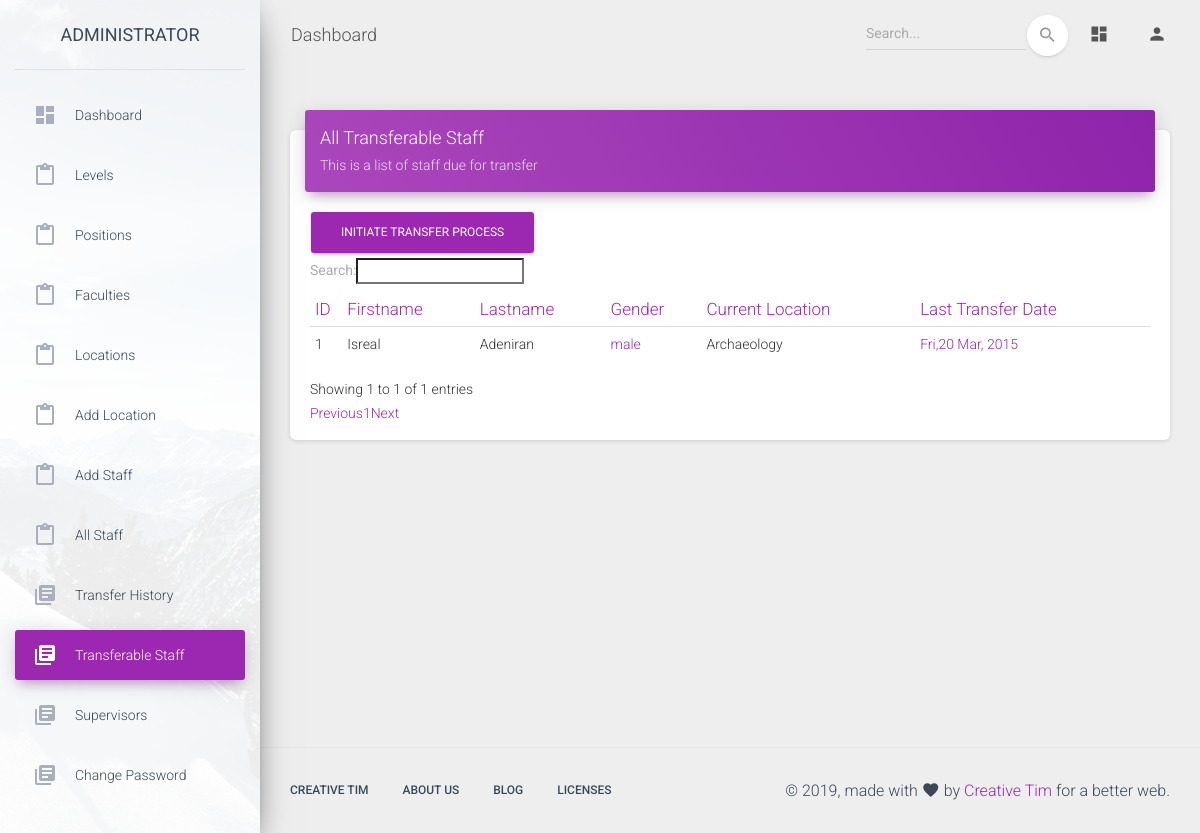
The app's page /admin/transferable_staff.php (signed in) with its own data.
### tables this page shows
CREATE TABLE `staffs` (
  `id` int(11) NOT NULL,
  `staff_id` varchar(255) NOT NULL,
  `firstname` varchar(255) NOT NULL,
  `lastname` varchar(255) NOT NULL,
  `email` varchar(255) NOT NULL,
  `phone` varchar(11) NOT NULL,
  `dob` varchar(255) NOT NULL,
  `age` int(11) NOT NULL,
  `qualification` varchar(255) NOT NULL,
  `last_transfer_date` date NOT NULL,
  `is_movable` tinyint(4) NOT NULL DEFAULT '1',
  `gender` enum('male','female') NOT NULL,
  `level_id` varchar(255) NOT NULL,
  `location_id` varchar(255) NOT NULL,
  `position_id` varchar(255) NOT NULL,
  `created_at` datetime NOT NULL DEFAULT CURRENT_TIMESTAMP
);

CREATE TABLE `locations` (
  `id` int(11) NOT NULL,
  `location_id` varchar(255) NOT NULL,
  `name` varchar(255) NOT NULL,
  `faculty_id` varchar(255) NOT NULL,
  `level_id` varchar(255) NOT NULL,
  `created_at` datetime NOT NULL DEFAULT CURRENT_TIMESTAMP
);

### app/classes/Admin.php (called while the page is built, shortened)
<?php
class Admin extends Master
{
    public function get_settings($name){
        $data = "*";
        $table = "settings";
        $res = $this->getData($data,$table);
        return empty($res)? [] : $res['value'];
    }
    public function get_staff_to_be_transfererd()
    {
        $data = "*";
        $table = "staffs";
        $t_i = $this->get_settings('transfer_interval');
        $where = "WHERE DATE_ADD(last_transfer_date, INTERVAL $t_i YEAR)  <= CURDATE()";
        $res = $this->getAllData($data,$table,$where);
        $faculties = !empty($res) ? $res : [];
        return $faculties;
    }
    public function get_location_name($location_id)
    {
        $data = ['name'];
        $table = "locations";
        $where = "WHERE location_id = '$location_id'";
        $location = $this->getData($data,$table,$where);
        return !empty($location)? $location['name']: "";
    }
}

### app/classes/Master.php (called while the page is built, shortened)
<?php
class Master
{
    protected $db;
    function __construct($db_conn){
        $this->db = $db_conn;
    }
    public function getData($data, $table, $where = '')
    {
        try {
            if ($data != '*') {
                $selections = implode(', ', $data);
            } else {
                $selections = '*';
            }
            $stmt = $this->db->prepare("SELECT {$selections} FROM `$table` " . $where . " LIMIT 1");
            $stmt->execute();
            $settings_data = $stmt->fetch(PDO::FETCH_ASSOC);
            if ($stmt->rowCount() > 0) {
                return $settings_data;
            }
        } catch (PDOException $e) {
            echo $e->getMessage();
        }
    }
    public function getAllData($data, $table, $where = '')
    {
        $settings_data=array();
        try {
            if ($data != '*') {
                $selections = implode(', ', $data);
            } else {
                $selections = '*';
            }
            $stmt = $this->db->prepare("SELECT {$selections} FROM `$table` " . $where . "");
            $stmt->execute();
            $settings_data = $stmt->fetchAll(PDO::FETCH_ASSOC);
            if ($stmt->rowCount() > 0) {
                return $settings_data;
            }
        } catch (PDOException $e) {
            return $settings_data;
        }
    }
}

### admin/transferable_staff.php (the view, shortened to what this page needs)
<?php
include '../app/init.php';
$admin = new Admin($db_conn);
$staff = $admin->get_staff_to_be_transfererd();
?>
<!DOCTYPE html>
<html lang="en">
<head>
    <link rel="stylesheet" href="https://maxcdn.bootstrapcdn.com/font-awesome/latest/css/font-awesome.min.css">
    <link href="../assets/css/material-dashboard.css?v=2.1.1" rel="stylesheet" />
    <link href="../assets/demo/demo.css" rel="stylesheet" />
    <link rel="stylesheet" type="text/css" href="https://cdn.datatables.net/v/dt/dt-1.10.18/datatables.min.css"/>
</head>
<body class="">
<div class="wrapper ">
    <?php include 'includes/sidebar.php' ?>
    <div class="main-panel">
        <?php include 'includes/header.php' ?>
        <div class="content">
            <div class="container-fluid">
                <div class="row">
                    <div class="col-md-12">
                        <div class="card">
                            <div class="card-header card-header-primary">
                                <h4 class="card-title ">All Transferable Staff</h4>
                                <p class="card-category"> This is a list of staff due for transfer </p>
                            </div>
                            <div class="card-body">
                                <button class="btn btn-primary" id="init_transfer">Initiate Transfer Process</button>
                                <div class="table-responsive">
                                    <table class="table" id="staff">
                                        <thead class=" text-primary">
                                        <th>
                                            ID
                                        </th>
                                        <th>
                                            Firstname
                                        </th>
                                        <th>
                                            Lastname
                                        </th>
                                        <th>
                                            Gender
                                        </th>
                                        <th>
                                            Current Location
                                        </th>
                                        <th>
                                            Last Transfer Date
                                        </th>
                                        </thead>
                                        <tbody>
                                        <?php
                                        if(!empty($staff) && count($staff) > 0){
                                            foreach ($staff as $st){
                                                ?>
                                                <tr>
                                                    <td>
                                                        1
                                                    </td>
                                                    <td>
                                                        <?php if(isset($st['firstname'])) echo $st['firstname'] ?>
                                                    </td>
                                                    <td>
                                                        <?php if(isset($st['lastname'])) echo $st['lastname'] ?>
                                                    </td>
                                                    <td class="text-primary">
                                                        <?php if(isset($st['gender'])) echo $st['gender'] ?>
                                                    </td>
                                                    <td>
                                                        <?php if(isset($st['location_id'])) echo $admin->get_location_name($st['location_id']) ?>
                                                    </td>
                                                    <td class="text-primary">
                                                        <?php if(isset($st['last_transfer_date'])) echo date('D,d M, Y',strtotime($st['last_transfer_date'])) ?>
                                                    </td>
                                                </tr>
                                            <?php   }
                                        } ?>
                                        </tbody>
                                    </table>
                                </div>
                            </div>
                        </div>
                    </div>
                </div>
            </div>
        </div>
        <?php include 'includes/footer.php' ?>
    </div>
</div>
</body>
</html>

### records on screen
staffs: firstname "Isreal", lastname "Adeniran", gender "male", location.name "Archaeology", last_transfer_date "Fri,20 Mar, 2015"
